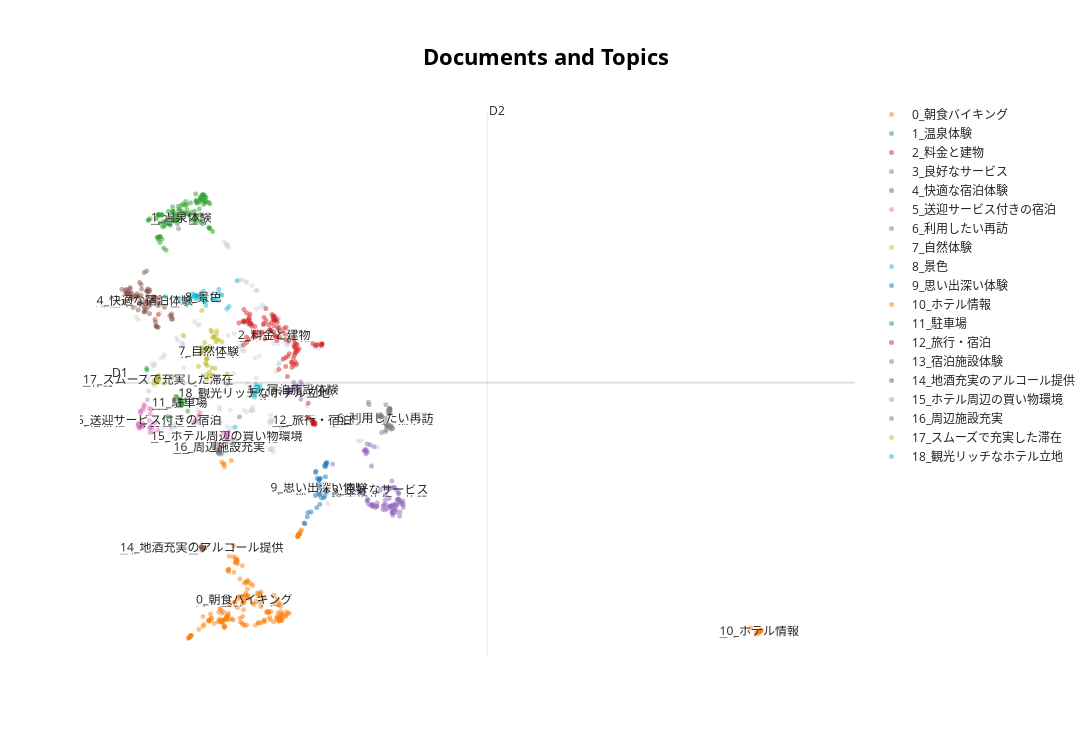

The notebook cell this image was saved under:
### Code cell
# 可視化
topic_model.visualize_documents(df_docs["data"].values, custom_labels=True)
